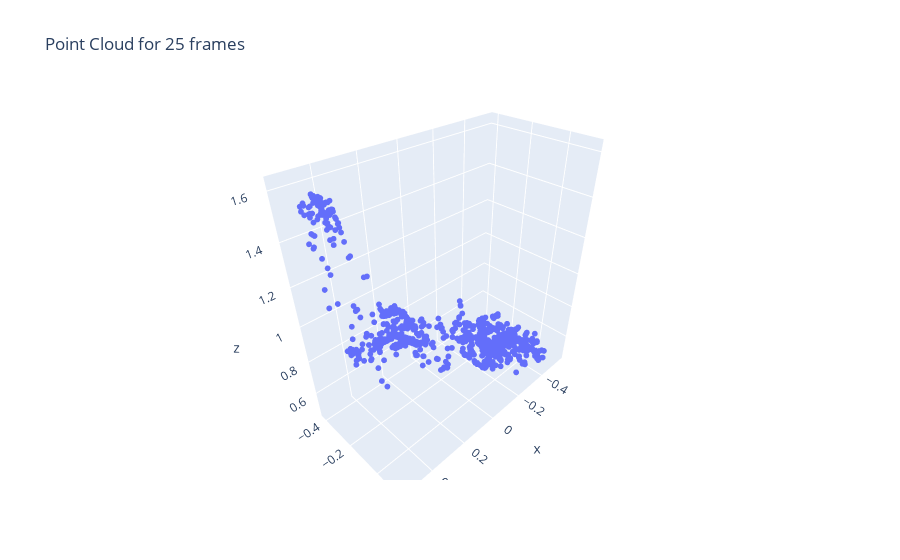

Source (notebook cell):
### Code cell
# Take inverse of the inverse depth estimats to get the depth wrt the reference image
z = 1/estimated_parameters.x[n_frames * 6:]
fig = go.Figure(data=[go.Scatter3d(x=p[:, 0, 0], y=p[:, 1, 0], z=z, mode='markers',marker=dict(size=2))])
fig["layout"]["title"]= "Point Cloud for 25 frames"
fig.show()

### Figure 1 — Plotly figure (JSON) as saved in the notebook; plotly's stock layout.template omitted (floating-point values rounded to 4 significant figures; data arrays with more than 128 entries replaced by an {"elided": "..."} marker saying what was removed)
{"data": [{"marker": {"size": 2}, "mode": "markers", "type": "scatter3d", "x": {"elided": "807 float values"}, "y": {"elided": "807 float values"}, "z": {"elided": "807 float values"}}], "layout": {"title": {"text": "Point Cloud for 25 frames"}}}
